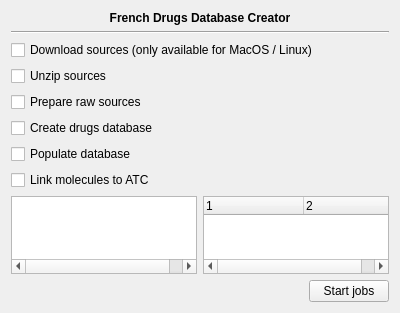
<?xml version="1.0" encoding="UTF-8"?>
<ui version="4.0">
 <class>FrenchDrugsDatabaseWidget</class>
 <widget class="QWidget" name="FrenchDrugsDatabaseWidget">
  <property name="geometry">
   <rect>
    <x>0</x>
    <y>0</y>
    <width>400</width>
    <height>313</height>
   </rect>
  </property>
  <property name="windowTitle">
   <string>Form</string>
  </property>
  <layout class="QGridLayout" name="gridLayout">
   <item row="0" column="0" colspan="2">
    <widget class="QLabel" name="label">
     <property name="font">
      <font>
       <weight>75</weight>
       <bold>true</bold>
      </font>
     </property>
     <property name="text">
      <string>French Drugs Database Creator</string>
     </property>
     <property name="alignment">
      <set>Qt::AlignCenter</set>
     </property>
    </widget>
   </item>
   <item row="1" column="0" colspan="2">
    <widget class="Line" name="line">
     <property name="orientation">
      <enum>Qt::Horizontal</enum>
     </property>
    </widget>
   </item>
   <item row="2" column="0" colspan="2">
    <widget class="QCheckBox" name="download">
     <property name="text">
      <string>Download sources (only available for MacOS / Linux)</string>
     </property>
    </widget>
   </item>
   <item row="3" column="0" colspan="2">
    <widget class="QCheckBox" name="unzip">
     <property name="text">
      <string>Unzip sources</string>
     </property>
    </widget>
   </item>
   <item row="4" column="0" colspan="2">
    <widget class="QCheckBox" name="prepare">
     <property name="text">
      <string>Prepare raw sources</string>
     </property>
    </widget>
   </item>
   <item row="5" column="0" colspan="2">
    <widget class="QCheckBox" name="createDb">
     <property name="text">
      <string>Create drugs database</string>
     </property>
    </widget>
   </item>
   <item row="7" column="0" colspan="2">
    <widget class="QCheckBox" name="linkMols">
     <property name="text">
      <string>Link molecules to ATC</string>
     </property>
    </widget>
   </item>
   <item row="8" column="0">
    <widget class="QTreeWidget" name="messages">
     <property name="toolTip">
      <string>MESSAGES</string>
     </property>
     <property name="alternatingRowColors">
      <bool>true</bool>
     </property>
     <property name="columnCount">
      <number>2</number>
     </property>
     <attribute name="headerVisible">
      <bool>false</bool>
     </attribute>
     <column>
      <property name="text">
       <string notr="true">1</string>
      </property>
     </column>
     <column>
      <property name="text">
       <string notr="true">2</string>
      </property>
     </column>
    </widget>
   </item>
   <item row="8" column="1">
    <widget class="QTreeWidget" name="errors">
     <property name="toolTip">
      <string>ERRORS</string>
     </property>
     <property name="alternatingRowColors">
      <bool>true</bool>
     </property>
     <property name="columnCount">
      <number>2</number>
     </property>
     <attribute name="headerVisible">
      <bool>true</bool>
     </attribute>
     <column>
      <property name="text">
       <string notr="true">1</string>
      </property>
     </column>
     <column>
      <property name="text">
       <string notr="true">2</string>
      </property>
     </column>
    </widget>
   </item>
   <item row="9" column="0" colspan="2">
    <layout class="QHBoxLayout" name="horizontalLayout">
     <item>
      <spacer name="horizontalSpacer">
       <property name="orientation">
        <enum>Qt::Horizontal</enum>
       </property>
       <property name="sizeHint" stdset="0">
        <size>
         <width>40</width>
         <height>20</height>
        </size>
       </property>
      </spacer>
     </item>
     <item>
      <widget class="QPushButton" name="startJobs">
       <property name="text">
        <string>Start jobs</string>
       </property>
      </widget>
     </item>
    </layout>
   </item>
   <item row="6" column="0" colspan="2">
    <widget class="QCheckBox" name="populate">
     <property name="text">
      <string>Populate database</string>
     </property>
    </widget>
   </item>
  </layout>
 </widget>
 <resources/>
 <connections/>
</ui>
